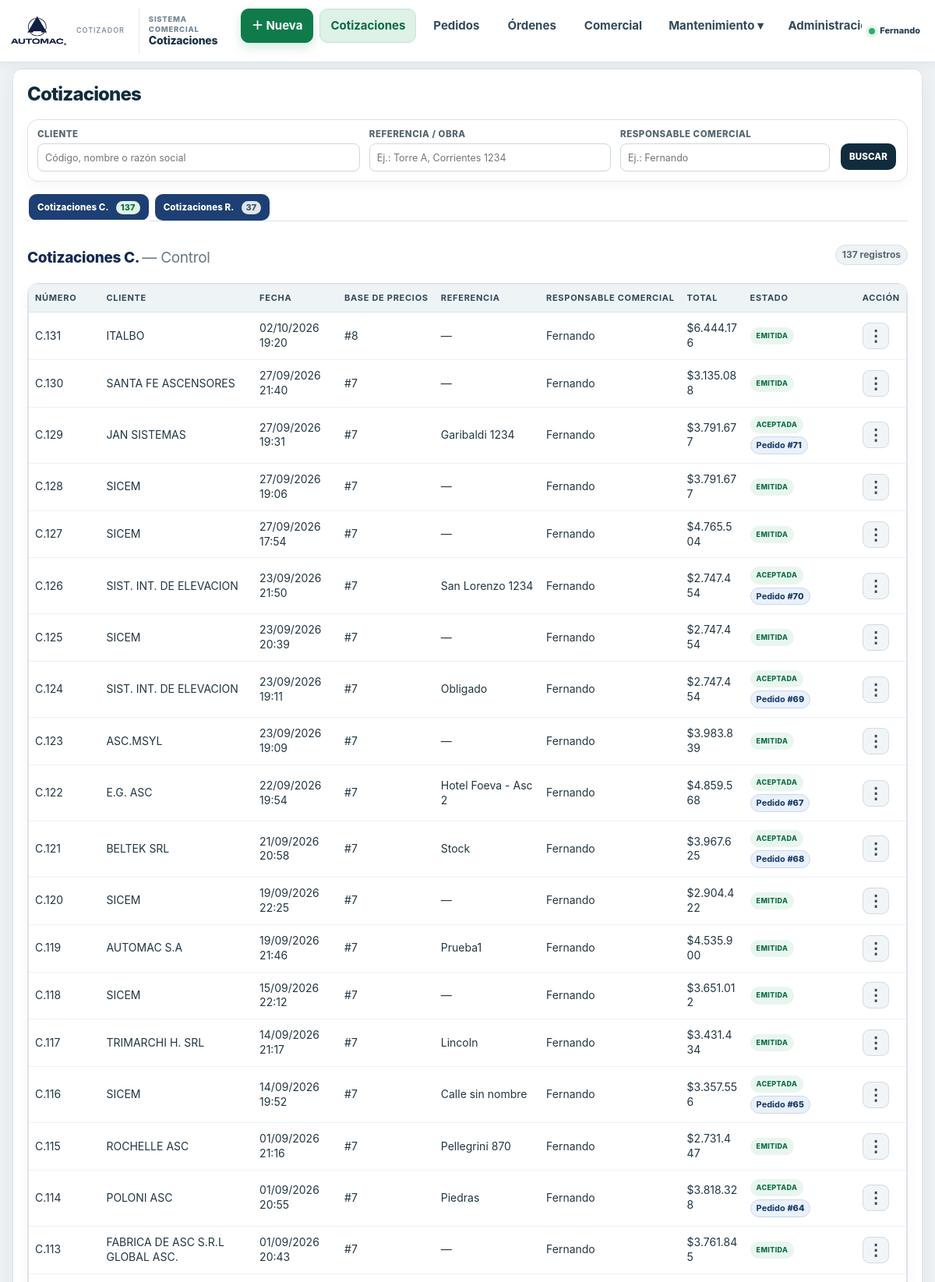
Screenshot of /cotizaciones.php (signed in, upper part) with the database file from the repository.
### tables this page shows
CREATE TABLE `cotizaciones` (
  `cotizacion_id` bigint(20) UNSIGNED NOT NULL,
  `cotizacion_numero` varchar(30) DEFAULT NULL,
  `cotizacion_tipo` enum('CONTROL','SUMINISTROS') NOT NULL DEFAULT 'CONTROL',
  `cliente_id` int(10) UNSIGNED NOT NULL,
  `lista_id` int(10) UNSIGNED NOT NULL,
  `lista_nombre` varchar(150) NOT NULL,
  `lista_fecha` date DEFAULT NULL,
  `lista_valor_dolar` decimal(14,4) DEFAULT NULL,
  `referencia` varchar(150) DEFAULT NULL,
  `estado` enum('BORRADOR','EMITIDA','ACEPTADA','RECHAZADA','VENCIDA','ANULADA') NOT NULL DEFAULT 'EMITIDA',
  `anulacion_fecha` datetime DEFAULT NULL,
  `anulacion_motivo` varchar(500) DEFAULT NULL,
  `anulacion_usuario` varchar(100) DEFAULT NULL,
  `anulacion_usuario_id` int(10) UNSIGNED DEFAULT NULL,
  `revision` int(10) UNSIGNED NOT NULL DEFAULT 1,
  `subtotal` decimal(18,4) NOT NULL,
  `descuento_1` decimal(8,4) NOT NULL DEFAULT 0.0000,
  `descuento_2` decimal(8,4) NOT NULL DEFAULT 0.0000,
  `descuento_3` decimal(8,4) NOT NULL DEFAULT 0.0000,
  `total` decimal(18,4) NOT NULL,
  `datos_formulario` longtext DEFAULT NULL,
  `fecha_creacion` datetime NOT NULL DEFAULT current_timestamp(),
  `usuario` varchar(100) DEFAULT NULL,
  `usuario_id` int(10) UNSIGNED DEFAULT NULL,
  `pdf_archivo` varchar(255) DEFAULT NULL,
  `pdf_fecha` datetime DEFAULT NULL
);

CREATE TABLE `clientes` (
  `clientes_id` int(10) UNSIGNED NOT NULL,
  `clientes_origen_id` int(11) DEFAULT NULL,
  `clientes_codigo` varchar(30) NOT NULL,
  `clientes_numero_bejerman` int(11) DEFAULT NULL,
  `clientes_nomfantasia` varchar(150) NOT NULL,
  `clientes_razonsocial` varchar(200) DEFAULT NULL,
  `clientes_provincia` varchar(100) DEFAULT NULL,
  `clientes_telefono` varchar(100) DEFAULT NULL,
  `clientes_celular` varchar(100) DEFAULT NULL,
  `clientes_emails` varchar(500) DEFAULT NULL,
  `clientes_contacto` varchar(150) DEFAULT NULL,
  `clientes_socio_cecaf_numero` varchar(30) DEFAULT NULL,
  `clientes_cecaf_ultima_actualizacion` datetime DEFAULT NULL,
  `clientes_categoria` int(10) UNSIGNED DEFAULT NULL,
  `clientes_nota` text DEFAULT NULL,
  `clientes_d1` decimal(5,2) NOT NULL DEFAULT 0.00,
  `clientes_d2` decimal(5,2) NOT NULL DEFAULT 0.00,
  `clientes_d3` decimal(5,2) NOT NULL DEFAULT 0.00,
  `clientes_habilitado` enum('SI','NO') NOT NULL DEFAULT 'SI',
  `clientes_fecha_creacion` datetime NOT NULL DEFAULT current_timestamp(),
  `clientes_fecha_modificacion` datetime NOT NULL DEFAULT current_timestamp() ON UPDATE current_timestamp()
);

### sistema_comercial.php (called while the page is built, shortened)
<?php
function descripcionBaseBejerman($lista): string {
    $nombre=trim((string)($lista['lista_nombre']??''));
    $fecha=trim((string)($lista['lista_fecha_archivo']??$lista['lista_vigente_desde']??''));
    $estado=strtoupper(trim((string)($lista['lista_estado']??'VIGENTE')));
    return $nombre.' · actualización #'.(int)$lista['lista_id'].($fecha!==''?' · '.$fecha:'').($estado!=='VIGENTE'?' · '.$estado:'');
}
function numeroDocumentoVisible($numero): string
{
    $valor = trim((string)$numero);
    if (preg_match('/^([CRP])([0-9._-]+)$/i', $valor, $m)) {
        $digitos = preg_replace('/\D+/', '', $m[2]);
        if ($digitos !== '') return strtoupper($m[1]) . '.' . (string)((int)$digitos);
    }
    if (preg_match('/^#([0-9._-]+)$/', $valor, $m)) {
        $digitos = preg_replace('/\D+/', '', $m[1]);
        if ($digitos !== '') return '#' . (string)((int)$digitos);
    }
    return $valor;
}

### cotizaciones.php (the view, shortened to what this page needs)
<?php
include 'conexion.php';
require_once 'sistema_comercial.php';
$clienteBusqueda = isset($_GET['cliente']) ? trim((string)$_GET['cliente']) : '';
$referenciaBusqueda = isset($_GET['referencia']) ? trim((string)$_GET['referencia']) : '';
$responsableBusqueda = isset($_GET['responsable']) ? trim((string)$_GET['responsable']) : '';
$sql = "SELECT c.*, cl.clientes_codigo, cl.clientes_nomfantasia, COALESCE(u.usuario_nombre,c.usuario,'') AS ejecutado_por,
               COALESCE((SELECT MAX(cr.fecha_revision) FROM cotizaciones_revisiones cr WHERE cr.cotizacion_id=c.cotizacion_id), c.fecha_creacion) AS fecha_version_actual,
               (SELECT pedido_id FROM pedidos p WHERE p.cotizacion_id = c.cotizacion_id AND p.estado<>'ANULADO' ORDER BY p.pedido_id DESC LIMIT 1) AS pedido_id,
               (SELECT pedido_numero FROM pedidos p WHERE p.cotizacion_id = c.cotizacion_id AND p.estado<>'ANULADO' ORDER BY p.pedido_id DESC LIMIT 1) AS pedido_numero
          FROM cotizaciones c
          JOIN clientes cl ON cl.clientes_id = c.cliente_id
          LEFT JOIN usuarios u ON u.usuario_id = c.usuario_id
          LEFT JOIN listas_precios_importaciones l ON l.lista_id=c.lista_id
         WHERE c.cotizacion_numero IS NOT NULL";
$parametros = array();
$tipos = '';
$sql .= " ORDER BY c.cotizacion_id DESC";
if ($parametros) {
    $stmt = $conexion->prepare($sql);
    if (!$stmt) die('No se pudo preparar la búsqueda de cotizaciones: ' . htmlspecialchars($conexion->error));
    $stmt->bind_param($tipos, ...$parametros);
    $stmt->execute();
    $r = $stmt->get_result();
} else {
    $r = $conexion->query($sql);
}
function e($valor)
{
    return htmlspecialchars((string)$valor, ENT_QUOTES, 'UTF-8');
}
$filasControl = array();
$filasSuministros = array();
while ($fila = $r->fetch_assoc()) {
    if (($fila['cotizacion_tipo'] ?? 'CONTROL') === 'SUMINISTROS') {
        $filasSuministros[] = $fila;
    } else {
        $filasControl[] = $fila;
    }
}
?>
<!doctype html>
<html lang="es">
<head>
</head>
<body>
<div class="caja">
<?php require __DIR__ . '/menu.php'; ?>
<h1>Cotizaciones</h1>
<form method="get" action="cotizaciones.php" class="busqueda">
    <div class="campo">
        <label for="cliente">Cliente</label>
        <input type="search" id="cliente" name="cliente" value="<?= e($clienteBusqueda) ?>" placeholder="Código, nombre o razón social" autocomplete="off">
    </div>
    <div class="campo referencia">
        <label for="referencia">Referencia / obra</label>
        <input type="search" id="referencia" name="referencia" value="<?= e($referenciaBusqueda) ?>" placeholder="Ej.: Torre A, Corrientes 1234" autocomplete="off">
    </div>
    <div class="campo responsable">
        <label for="responsable">Responsable comercial</label>
        <input type="search" id="responsable" name="responsable" value="<?= e($responsableBusqueda) ?>" placeholder="Ej.: Fernando" autocomplete="off">
    </div>
    <button type="submit" class="btn azul">BUSCAR</button>
</form>
<?php
function renderCotizacionesListado(array $filas, string $titulo, string $subtitulo): void {
?>
<div class="seccion-listado">
    <h2><?= e($titulo) ?> <span style="font-weight:400;color:#687782">— <?= e($subtitulo) ?></span></h2>
    <span class="cantidad"><?= count($filas) ?> registro<?= count($filas) === 1 ? '' : 's' ?></span>
</div>
<?php if (count($filas) > 0): ?>
<div class="tabla-wrap">
<table>
<tr>
    <th>Número</th>
    <th>Cliente</th>
    <th>Fecha</th>
    <th>Base de precios</th>
    <th>Referencia</th>
    <th>Responsable comercial</th>
    <th>Total</th>
    <th>Estado</th>
    <th>Acción</th>
</tr>
<?php foreach ($filas as $x): ?>
<tr>
    <td><?= e(numeroDocumentoVisible($x['cotizacion_numero'])) ?></td>
    <td title="<?= e($x['clientes_codigo'] . ' — ' . $x['clientes_nomfantasia']) ?>"><span class="am-client"><?= e($x['clientes_nomfantasia']) ?></span></td>
    <td class="am-date"><?= e(date('d/m/Y H:i', strtotime((string)$x['fecha_version_actual']))) ?></td>
    <?php $descBaseFila=descripcionBaseBejerman(array('lista_id'=>$x['lista_id'],'lista_nombre'=>$x['lista_nombre'],'lista_fecha_archivo'=>$x['lista_fecha'],'lista_estado'=>'VIGENTE')); ?>
    <td title="<?= e($descBaseFila) ?>"><span class="am-base">#<?= (int)$x['lista_id'] ?></span></td>
    <td title="<?= e($x['referencia']) ?>"><span class="am-ref"><?= e($x['referencia'] ?: '—') ?></span></td>
    <td><?= e($x['ejecutado_por'] ?: '—') ?></td>
    <td>$<?= number_format(ceil((float)$x['total']),0,',','.') ?></td>
    <td class="am-status-cell">
        <span class="am-status-chip"><?= e($x['estado']) ?></span>
        <?php if (!empty($x['pedido_id'])): ?>
            <br><a class="am-pedido-link" href="ver_pedido.php?id=<?= (int)$x['pedido_id'] ?>" title="Abrir pedido asociado">Pedido <strong><?= e(numeroDocumentoVisible($x['pedido_numero'])) ?></strong></a>
        <?php endif; ?>
    </td>
    <td class="am-action-cell">
        <details class="am-row-actions">
            <summary aria-label="Acciones" title="Acciones">⋮</summary>
        </details>
    </td>
</tr>
<?php endforeach; ?>
</table>
</div>
<?php else: ?>
<div class="sin-resultados">No hay registros en este listado para los filtros indicados.</div>
<?php endif; ?>
<?php }
?>
<div class="tabs-doc" role="tablist" aria-label="Tipo de cotización">
    <button type="button" class="tab-doc activa" id="tab-cot-c" role="tab" aria-selected="true" aria-controls="panel-cot-c" data-panel="panel-cot-c">Cotizaciones C. <span class="tab-count"><?= count($filasControl) ?></span></button>
    <button type="button" class="tab-doc" id="tab-cot-r" role="tab" aria-selected="false" aria-controls="panel-cot-r" data-panel="panel-cot-r">Cotizaciones R. <span class="tab-count"><?= count($filasSuministros) ?></span></button>
</div>
<div id="panel-cot-c" class="panel-doc activo" role="tabpanel" aria-labelledby="tab-cot-c">
<?php renderCotizacionesListado($filasControl, 'Cotizaciones C.', 'Control'); ?>
</div>
</div>
</body>
</html>

### cotizador-v15.css (style rules this page uses)
html { --v15-top:80px!important; --v15-nav:68px!important; }

### cotizaciones.php (style rules this page uses)
body { font-family:Arial;background:#f4f4f9;margin:18px;color:#202124 }
.caja { background:white;padding:18px;border-radius:8px;max-width:1300px;margin:auto }
.busqueda { display:flex;gap:8px;align-items:end;flex-wrap:wrap;margin:0 0 16px;padding:14px;background:#f8f9fa;border:1px solid #ddd;border-radius:7px }
.busqueda .campo { flex:1;min-width:230px }
.busqueda .campo.referencia { flex:.75 }
.busqueda .campo.responsable { flex:.65 }
.busqueda label { display:block;font-size:13px;font-weight:bold;margin-bottom:5px }
.busqueda input { width:100%;box-sizing:border-box;height:38px;padding:7px 10px;border:1px solid #aaa;border-radius:5px;font-size:14px }
table { width:100%;border-collapse:collapse;font-size:13px }
th,td { padding:8px;border-bottom:1px solid #ddd;text-align:left;vertical-align:middle }
.seccion-listado { margin:14px 0 8px;display:flex;align-items:center;justify-content:space-between;gap:12px }
.seccion-listado h2 { margin:0;font-size:18px }
.seccion-listado .cantidad { font-size:12px;font-weight:700;color:#5c6770;background:#eef3f6;border:1px solid #d8e1e7;padding:4px 8px;border-radius:999px }
.tabs-doc { display:flex;gap:8px;margin:14px 0 8px;border-bottom:1px solid #d8e1e7;padding:0 2px }
.tab-doc { appearance:none;border:1px solid #d8e1e7;border-bottom:0;background:#eef3f6;color:#314657;padding:10px 16px;border-radius:9px 9px 0 0;font-weight:800;cursor:pointer }
.tab-doc.activa { background:#fff;color:#0f6d45;position:relative }
.tab-doc.activa:after { content:'';position:absolute;left:0;right:0;bottom:-1px;height:2px;background:#fff }
.tab-doc .tab-count { display:inline-block;margin-left:7px;min-width:20px;padding:2px 6px;border-radius:999px;background:#dce6ec;color:#435563;font-size:11px }
.tab-doc.activa .tab-count { background:#dff3e8;color:#0f6d45 }
.panel-doc { display:none }
.panel-doc.activo { display:block }
th { background:#212529;color:white }
.azul { background:#0d6efd }
.am-pedido-link { display:inline-block;margin-top:4px;padding:3px 7px;border-radius:999px;background:#eaf1fb;color:#173a69;text-decoration:none;font-size:11px;font-weight:700;white-space:nowrap;border:1px solid #c9d8ec }
.am-pedido-link strong { font-weight:800 }

### rows the page displays
cotizaciones: cotizacion_numero "C.131", cliente.clientes_nomfantasia "ITALBO", fecha_version_actual "02/10/2026 19:20", lista "8", referencia "—", ejecutado_por "Fernando", total "6.444.176", estado "EMITIDA"
cotizaciones: cotizacion_numero "C.130", cliente.clientes_nomfantasia "SANTA FE ASCENSORES", fecha_version_actual "27/09/2026 21:40", lista "7", referencia "—", ejecutado_por "Fernando", total "3.135.088", estado "EMITIDA"
cotizaciones: cotizacion_numero "C.129", cliente.clientes_nomfantasia "JAN SISTEMAS", fecha_version_actual "27/09/2026 19:31", lista "7", referencia "Garibaldi 1234", ejecutado_por "Fernando", total "3.791.677", estado "ACEPTADA", pedido_numero "#71"
cotizaciones: cotizacion_numero "C.128", cliente.clientes_nomfantasia "SICEM", fecha_version_actual "27/09/2026 19:06", lista "7", referencia "—", ejecutado_por "Fernando", total "3.791.677", estado "EMITIDA"
cotizaciones: cotizacion_numero "C.127", cliente.clientes_nomfantasia "SICEM", fecha_version_actual "27/09/2026 17:54", lista "7", referencia "—", ejecutado_por "Fernando", total "4.765.504", estado "EMITIDA"
cotizaciones: cotizacion_numero "C.126", cliente.clientes_nomfantasia "SIST. INT. DE ELEVACION", fecha_version_actual "23/09/2026 21:50", lista "7", referencia "San Lorenzo 1234", ejecutado_por "Fernando", total "2.747.454", estado "ACEPTADA", pedido_numero "#70"
cotizaciones: cotizacion_numero "C.125", cliente.clientes_nomfantasia "SICEM", fecha_version_actual "23/09/2026 20:39", lista "7", referencia "—", ejecutado_por "Fernando", total "2.747.454", estado "EMITIDA"
cotizaciones: cotizacion_numero "C.124", cliente.clientes_nomfantasia "SIST. INT. DE ELEVACION", fecha_version_actual "23/09/2026 19:11", lista "7", referencia "Obligado", ejecutado_por "Fernando", total "2.747.454", estado "ACEPTADA", pedido_numero "#69"
cotizaciones: cotizacion_numero "C.123", cliente.clientes_nomfantasia "ASC.MSYL", fecha_version_actual "23/09/2026 19:09", lista "7", referencia "—", ejecutado_por "Fernando", total "3.983.839", estado "EMITIDA"
cotizaciones: cotizacion_numero "C.122", cliente.clientes_nomfantasia "E.G. ASC", fecha_version_actual "22/09/2026 19:54", lista "7", referencia "Hotel Foeva - Asc 2", ejecutado_por "Fernando", total "4.859.568", estado "ACEPTADA", pedido_numero "#67"
cotizaciones: cotizacion_numero "C.121", cliente.clientes_nomfantasia "BELTEK SRL", fecha_version_actual "21/09/2026 20:58", lista "7", referencia "Stock", ejecutado_por "Fernando", total "3.967.625", estado "ACEPTADA", pedido_numero "#68"
cotizaciones: cotizacion_numero "C.120", cliente.clientes_nomfantasia "SICEM", fecha_version_actual "19/09/2026 22:25", lista "7", referencia "—", ejecutado_por "Fernando", total "2.904.422", estado "EMITIDA"
cotizaciones: cotizacion_numero "C.119", cliente.clientes_nomfantasia "AUTOMAC S.A", fecha_version_actual "19/09/2026 21:46", lista "7", referencia "Prueba1", ejecutado_por "Fernando", total "4.535.900", estado "EMITIDA"
cotizaciones: cotizacion_numero "C.118", cliente.clientes_nomfantasia "SICEM", fecha_version_actual "15/09/2026 22:12", lista "7", referencia "—", ejecutado_por "Fernando", total "3.651.012", estado "EMITIDA"
cotizaciones: cotizacion_numero "C.117", cliente.clientes_nomfantasia "TRIMARCHI H. SRL", fecha_version_actual "14/09/2026 21:17", lista "7", referencia "Lincoln", ejecutado_por "Fernando", total "3.431.434", estado "EMITIDA"
cotizaciones: cotizacion_numero "C.116", cliente.clientes_nomfantasia "SICEM", fecha_version_actual "14/09/2026 19:52", lista "7", referencia "Calle sin nombre", ejecutado_por "Fernando", total "3.357.556", estado "ACEPTADA", pedido_numero "#65"
cotizaciones: cotizacion_numero "C.115", cliente.clientes_nomfantasia "ROCHELLE ASC", fecha_version_actual "01/09/2026 21:16", lista "7", referencia "Pellegrini 870", ejecutado_por "Fernando", total "2.731.447", estado "EMITIDA"
cotizaciones: cotizacion_numero "C.114", cliente.clientes_nomfantasia "POLONI ASC", fecha_version_actual "01/09/2026 20:55", lista "7", referencia "Piedras", ejecutado_por "Fernando", total "3.818.328", estado "ACEPTADA", pedido_numero "#64"
cotizaciones: cotizacion_numero "C.113", cliente.clientes_nomfantasia "FABRICA DE ASC S.R.L GLOBAL ASC.", fecha_version_actual "01/09/2026 20:43", lista "7", referencia "—", ejecutado_por "Fernando", total "3.761.845", estado "EMITIDA"

### other values shown
$tituloPaginaMenu "Cotizaciones"
$nombreUsuarioMenu "Fernando"
count($filasControl) "137"
count($filasSuministros) "37"
$titulo "Cotizaciones C."
$subtitulo "Control"
count($filas) "137"
